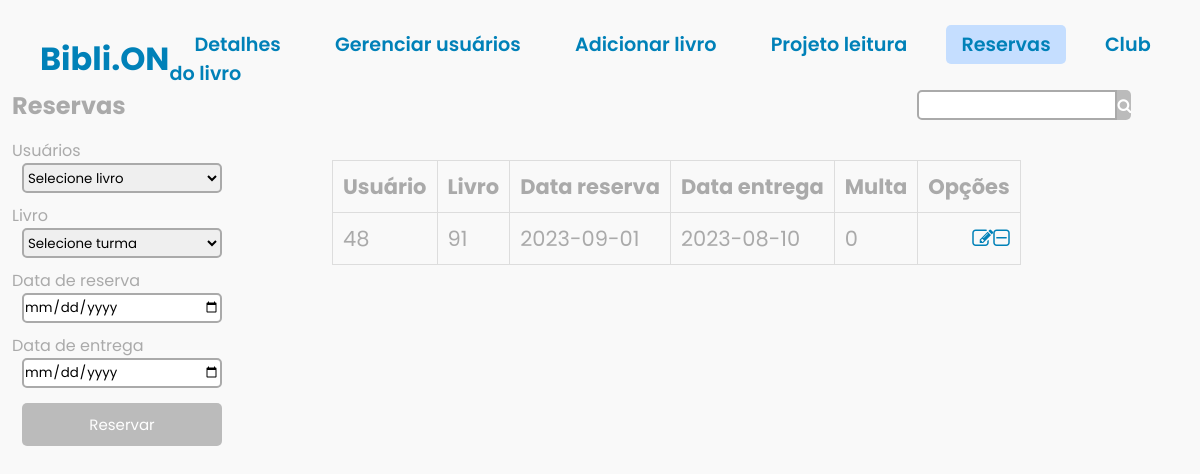
/biblioteca/adm/reservas.php (signed in), run on the app's committed database.
### tables this page shows
CREATE TABLE IF NOT EXISTS `reservas` (
`id` int(11) NOT NULL,
  `user` int(11) NOT NULL,
  `livro` int(11) NOT NULL,
  `dataini` date NOT NULL,
  `datafim` date NOT NULL,
  `multa` int(255) NOT NULL DEFAULT '0'
);

### biblioteca/adm/reservas.php (the view, shortened to what this page needs)
<!DOCTYPE html>
<html>
<head>
    <link rel="stylesheet" type="text/css" href="../css/menuad.css">
    <link rel="stylesheet" href="https://stackpath.bootstrapcdn.com/font-awesome/4.7.0/css/font-awesome.min.css">
</head>
<body>
    <header>
        <nav class="navigation">
            <div>
                <h3>Bibli.ON</h3>
            </div>
            <div>
                <a href="menuadm.php">Detalhes</a>
                <a href="gerenciar.php">Gerenciar usuários</a>
                <a href="addlivro.php">Adicionar livro</a>
                <a href="projetolei.php">Projeto leitura</a>
                <a style="background-color: #c5deff;">Reservas</a>
                <a href="clublivro.php">Club do livro</a>
            </div>
        </nav>
    </header>
    <div id="adicionar-livro-secao" class="addlivro">
        <div class="container1">
            <form method="POST" action="<?php echo $_SERVER["PHP_SELF"]; ?>" enctype="multipart/form-data">
                <h2>Reservas</h2>
                <label for="livro">Usuários</label><br>
                <select style="margin-bottom: 10px;" class="in" name="livro" required>
                <?php
                    $host = "localhost";
                    $user = "root";
                    $password = "root";
                    $database = "biblioteca";
                    $conn = mysqli_connect($host, $user, $password, $database);
                    $sql = "SELECT * FROM pessoas";
                    $result = $conn->query($sql);
                    if ($result->num_rows > 0) {
                        echo '<option value="">Selecione livro</option>';
                    } else {
                        echo '<option disabled>Nenhuma categoria encontrada para este evento.</option>';
                    }
                ?>
                </select>
                <label for="turma">Livro</label><br>
                <select style="margin-bottom: 10px;" class="in" name="turma" required>
                <?php
                    $host = "localhost";
                    $user = "root";
                    $password = "root";
                    $database = "biblioteca";
                    $conn = mysqli_connect($host, $user, $password, $database);
                    $sql = "SELECT * FROM livros";
                    $result = $conn->query($sql);
                    if ($result->num_rows > 0) {
                        echo '<option value="">Selecione turma</option>';
                    } else {
                        echo '<option disabled>Nenhuma categoria encontrada para este evento.</option>';
                    }
                ?>
                </select>
                <label for="">Data de reserva</label>
                <input style="margin-bottom: 10px;" class="in" type="date" name="fim" id="">
                <label for="">Data de entrega</label>
                <input style="margin-bottom: 10px;" class="in" type="date" name="ini" id=""><br>
                <button class="lin" type="submit" name="cadastrar" value="Cadastrar">Reservar</button>
            </form>
        </div>
        <div class="container2">
            <form class="bun" method="GET" action="<?php echo $_SERVER["PHP_SELF"]; ?>">
              <input class="bun1" type="text" name="search" id="search" class="search-input">
              <button class="bun2" type="submit" class="search-button"><i class="fa fa-search" aria-hidden="true"></i></button>
            </form>
            <table>
            <thead>
                <tr>
                <th>Usuário</th>
                <th>Livro</th>
                <th>Data reserva</th>
                <th>Data entrega</th>
                <th>Multa</th>
                <th>Opções</th>
                </tr>
            </thead>
            <tbody>
            <?php
    $servername = "localhost";
    $username = "root";
    $password = "root";
    $dbname = "biblioteca";
    $conn = new mysqli($servername, $username, $password, $dbname);
    $search = isset($_GET['search']) ? $_GET['search'] : '';
    $sql = "SELECT * FROM reservas WHERE user LIKE '%$search%'";
    $result = $conn->query($sql);
    if ($result->num_rows > 0) {
        while ($row = $result->fetch_assoc()) {
            echo "<tr>";
            echo "<td>" . $row["user"] . "</td>";
            echo "<td>" . $row["livro"] . "</td>";
            echo "<td>" . $row["dataini"] . "</td>";
            echo "<td>" . $row["datafim"] . "</td>";
            echo "<td>" . $row["multa"] . "</td>";
            echo "<td class='options'>
                    <a class='fa fa-pencil-square-o ininn' href='detalhesadm.php?id=" . $row["id"] . "'></a>";
            echo "<a id='delete-button' class='fa fa-minus-square-o ininn' href='apagar3.php?id=" . $row["id"] . "'
                  onclick=\"return confirm('Tem certeza que deseja excluir este registro?');\"></a>";
            echo "</td></tr>";
        }
    } else {
        echo "<tr><td colspan='6'>Nenhum livro encontrado.</td></tr>";
    }
    ?>
            </tbody>
            </table>
        </div>
    </div>
</body>
</html>

### biblioteca/css/menuad.css (style rules this page uses)
body { background-color: #f9f9f9; min-height: 100vh; background-repeat: no-repeat; display: flex; justify-content: center; align-items: center; }
* { margin: 0; padding: 0; box-sizing: border-box; font-family: 'Poppins', sans-serif; }
header { position: absolute; top: 0; left: 0; width: 100%; padding: 30px 40px; z-index: 100; }
.navigation a { text-decoration: none; color: #0081B8; padding: 6px 15px; border-radius: 5px; margin: 0 10px; font-weight: 600; font-size: larger; transition: all 0.5s ease; }
.navigation h3 { font-size: 2em; color: #0081B8; pointer-events: none; }
nav { display: flex; align-items: center; justify-content: space-between; }
.container1 { padding-right: 100px; }
h2 { color:#aaa; text-align: left; margin-bottom: 15px; margin-top: 8px; }
.in { display: block; border: 2px solid #aaa; width: 200px; height: 30px; margin-left: 10px; margin-right: 10px; border-radius: 5px; transition: 0.3s; }
.lin { float: left; position: relative; bottom: 20px; font-size: 15px; width: 200px; padding: 10px 15px; background-color: #bbb; color: #fff; border-radius: 5px; margin-left: 10px; border: none; transition: 0.3s; }
.ininn { text-decoration: none; color: #0081B8; }
label { color: #aaa; }
.addlivro { display: flex; justify-content: left; height: 80vh; width: 98%; align-items: stretch; }
table { border-collapse: collapse; }
td, th { padding: 10px; color: #aaa; font-size: 21px; border: 1px solid #ddd; }
td.options { text-align: right; }
.bun { margin-top: 10px; margin-bottom: 40px; display: flex; align-items: center; margin-left: 85%; }
.bun1 { border: 2px solid #aaa; width: 200px; height: 30px; border-radius: 5px 0px 0px 5px; }
.bun2 { font-size: 15px; height: 30px; width: 30px; background-color: #bbb; color: #fff; border-radius: 0px 5px 5px 0px; border: none; transition: 0.3s; }
.container2 { display: flex; flex-direction: column; }

### data on the page
reservas: user "48", livro "91", dataini "2023-09-01", datafim "2023-08-10", multa "0"
